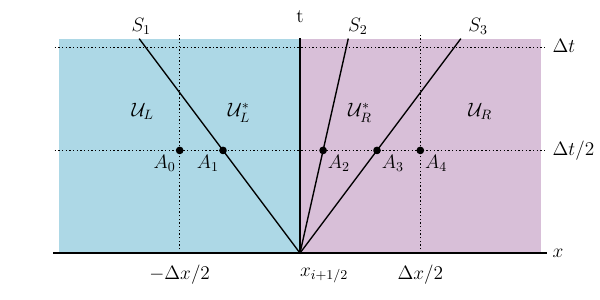

The Python source for this figure:
#!/usr/bin/env python3

#-----------------------------------------------------------------
# Create a plot for the hydro WAF method
#-----------------------------------------------------------------


import numpy as np
from matplotlib import pyplot as plt
import matplotlib
import matplotlib.patches as patches

params = {
    'axes.labelsize': 12,
    'axes.titlesize': 14,
    'font.size': 14,
    'font.family': 'serif',
    'font.serif': 'DejaVu Sans',
    'legend.fontsize': 12,
    'xtick.labelsize': 10,
    'ytick.labelsize': 10,
    'text.usetex': True,
    'figure.subplot.left'    : 0.05,
    'figure.subplot.right'   : 0.95,
    'figure.subplot.bottom'  : 0.12,
    'figure.subplot.top'     : 0.92,
    'figure.subplot.wspace'  : 0.25,
    'figure.subplot.hspace'  : 0.25,
    'figure.dpi' : 200,
    'lines.markersize' : 6,
    'lines.linewidth' : 2.
}

matplotlib.rcParams.update(params)

xmin = -10
xmax = -xmin
dx = (xmax - xmin) * 0.01
ymin = 0
ymax = 10

fig = plt.figure(figsize=(6, 3))
ax = fig.add_subplot(111)
ax.axis("off")

ax.plot([xmin-dx, xmax+dx], [0, 0], 'k', zorder=10) # x axis
ax.plot([0, 0], [ymin, ymax], 'k', zorder=10)       # t axis

ax.plot([xmin-dx, xmax+dx], [4.8, 4.8], 'k', ls=':', lw=1.) # dt/2 line
ax.plot([xmin-dx, xmax+dx], [9.6, 9.6], 'k', ls=':', lw=1.) # dt line
ax.plot([xmax/2, xmax/2], [ymin, ymax+dx], 'k', ls=':', lw=1.) # delta x line
ax.plot([-xmax/2, -xmax/2], [ymin, ymax+dx], 'k', ls=':', lw=1.) # - delta x line




def x_for_ymax(a):
    # get correct x for a straight line given the slope a
    # cut off at [xmin, xmax]
    res = ymax/a
    if res > xmax:
        return xmax
    elif res < xmin:
        return xmin
    else:
        return res


def x_for_y(y, a):
    # get x for given y and slope a
    res = y/a
    return res


# characteristics
ax.plot([0, x_for_ymax(-1.5)], [0, ymax], 'k', lw=1)
ax.plot([0, x_for_ymax(5)], [0, ymax], 'k', lw=1)
ax.plot([0, x_for_ymax(1.5)], [0, ymax], 'k', lw=1)


# point A0
ax.scatter([xmin/2], [4.8], c='k', s=20, zorder=1e6)
plt.text(xmin/2-0.2, 4.8-0.2, r"$A_0$",
    verticalalignment="top",
    horizontalalignment='right',)

# point A1
ax.scatter([x_for_y(4.8, -1.5)], [4.8], c='k', s=20, zorder=1e6)
plt.text(x_for_y(4.8, -1.5)-0.2, 4.8-0.2, "$A_1$",
    color='k',
    verticalalignment="top",
    horizontalalignment='right',)

# point A2
ax.scatter([x_for_y(4.8, 5)], [4.8], c='k', s=20, zorder=1e6)
plt.text(x_for_y(4.8, 5)+0.2, 4.8-0.2, "$A_2$",
    color='k',
    verticalalignment="top",
    horizontalalignment='left',)

# point A3
ax.scatter([x_for_y(4.8, 1.5)], [4.8], c='k', s=20, zorder=1e6)
plt.text(x_for_y(4.8, 1.5)+0.2, 4.8-0.2, "$A_3$",
    color='k',
    verticalalignment="top",
    horizontalalignment='left',)

# point A4
ax.scatter([xmax/2], [4.8], c='k', s=20, zorder=1e6)
plt.text(xmax/2+0.2, 4.8-0.2, "$A_4$",
    verticalalignment="top",
    horizontalalignment='left',)

# U_L
plt.text(-7, 7, "$\mathcal{U}_L$",
    color='k',
    verticalalignment="top",
    horizontalalignment='left',)

# Ustar_L
plt.text(-3, 7, "$\mathcal{U}_L^*$",
    color='k',
    verticalalignment="top",
    horizontalalignment='left',)

# Ustar_R
plt.text(2, 7, "$\mathcal{U}_R^*$",
    color='k',
    verticalalignment="top",
    horizontalalignment='left',)

# U_R
plt.text(7, 7, "$\mathcal{U}_R$",
    color='k',
    verticalalignment="top",
    horizontalalignment='left',)



# S1
plt.text(-7, 11, "$S_1$",
    color='k',
    verticalalignment="top",
    horizontalalignment='left',)

# S2
plt.text(2, 11, "$S_2$",
    color='k',
    verticalalignment="top",
    horizontalalignment='left',)

# S3
plt.text(7, 11, "$S_3$",
    color='k',
    verticalalignment="top",
    horizontalalignment='left',)

# origin
plt.text(0, -1, r"$x_{i+1/2}$",
    verticalalignment="center",
    horizontalalignment='left',)
# x label
plt.text(10.5, 0.0, r"$x$",
    verticalalignment="center",
    horizontalalignment='left',)
# t label
plt.text(0, 11, r"t",
    verticalalignment="center",
    horizontalalignment='center',)
# Dt/2
plt.text(10.5, 4.8, r"$\Delta t$/2",
    verticalalignment="center",
    horizontalalignment='left',)
# Dt
plt.text(10.5, 9.6, r"$\Delta t$",
    verticalalignment="center",
    horizontalalignment='left',)
# -Dx/2
plt.text(xmin/2, -1, r"$-\Delta x$/2",
    verticalalignment="center",
    horizontalalignment='center',)
# Dx/2
plt.text(xmax/2, -1, r"$\Delta x$/2",
    verticalalignment="center",
    horizontalalignment='center',)



# U_i coloring
ax.add_patch(patches.Rectangle((xmin, ymin), width=(xmax-xmin)/2, height=(ymax-ymin), fill=True, facecolor='lightblue'))
# U_i+1 coloring
ax.add_patch(patches.Rectangle((0, ymin), width=(xmax-xmin)/2, height=(ymax-ymin), fill=True, facecolor='thistle'))


#  plt.show()
plt.savefig("WAF-hydro.pdf")
